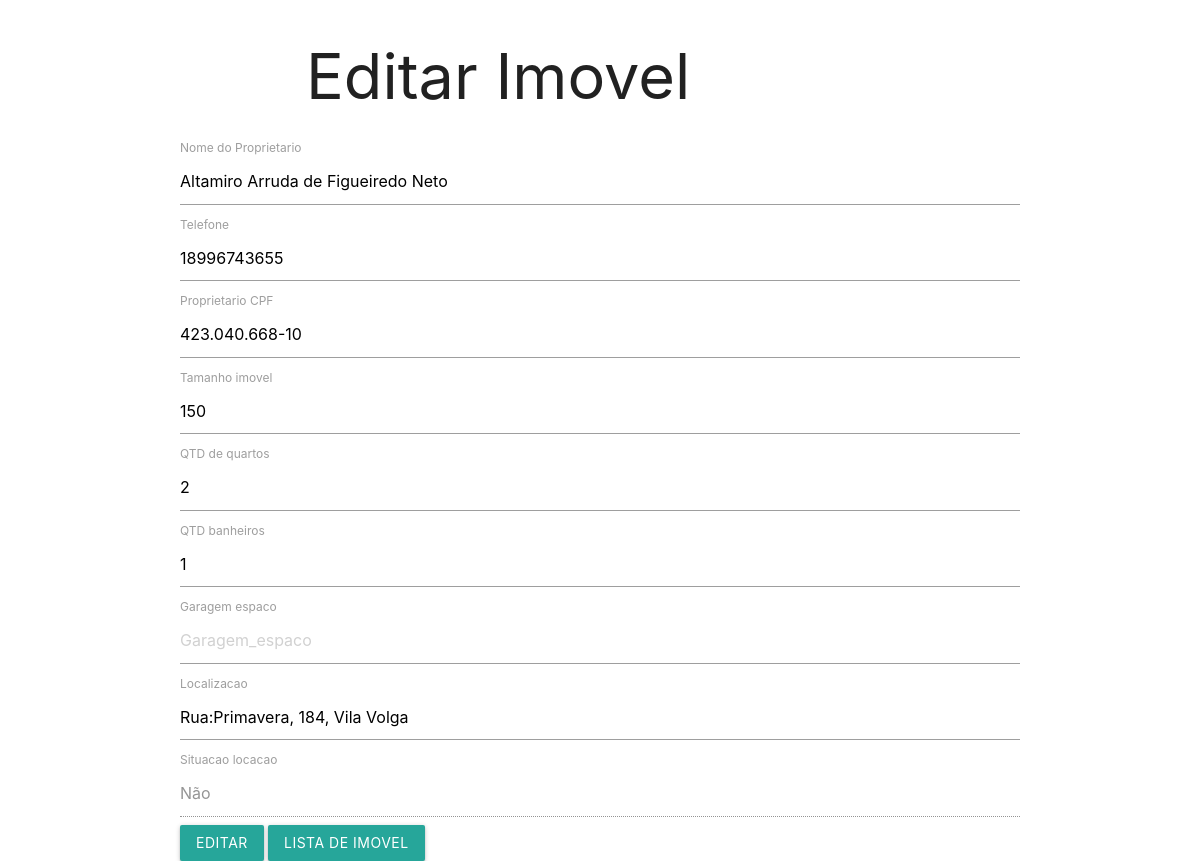
The app's page /imovel/frmEditarImovel.php?id=1 with its own data.
### tables this page shows
CREATE TABLE `imovel` (
  `Imovel_ID` int(10) NOT NULL,
  `Proprietario_Nome` varchar(150) NOT NULL,
  `Proprietario_Telefone` varchar(50) NOT NULL,
  `Proprietario_CPF` varchar(20) NOT NULL,
  `Tamanho_imovel` int(5) NOT NULL,
  `QTD_quartos` int(2) NOT NULL,
  `QTD_Banheiro` int(2) NOT NULL,
  `Garagem_espaço` int(2) NOT NULL,
  `Localizacao` varchar(250) NOT NULL,
  `Situacao_locacao` text NOT NULL
);

### imovel/frmEditarImovel.php (the view, shortened to what this page needs)
<?php
    $Imovel_ID = $_GET['id'];
    $pdo = Conexao::conectar();
    $pdo->setAttribute(PDO:: ATTR_ERRMODE, PDO::ERRMODE_EXCEPTION);
    $sql = "SELECT * FROM imovel WHERE Imovel_ID=?;";
    $query = $pdo->prepare($sql);
    $query->execute(array($Imovel_ID));
    $dados = $query->fetch(PDO::FETCH_ASSOC);
    $Proprietario_Nome = $dados['Proprietario_Nome'];
    $Proprietario_Telefone = $dados['Proprietario_Telefone'];
    $Proprietario_CPF= $dados['Proprietario_CPF'];
    $Tamanho_imovel= $dados['Tamanho_imovel'];
    $QTD_quartos= $dados['QTD_quartos'];
    $QTD_Banheiro= $dados['QTD_Banheiro'];
    $Garagem_espaco= $dados['Garagem_espaco'];
    $Localizacao= $dados['Localizacao'];
    $Situacao_locacao= $dados['Situacao_locacao'];
?>
<!DOCTYPE html>
<html lang="en">
<head>
    <link rel="stylesheet" href="https://cdnjs.cloudflare.com/ajax/libs/materialize/1.0.0/css/materialize.min.css">
</head>
<body class="container" bgcolor="white" >
    <div class="jumbotron jumbotron-fluid">
        <div class="container">
            <h1 class="display-4">Editar Imovel</h1>
        </div>
    </div>
    <form action="editarImovel.php" method="POST">
        <div class="form-row" >
            <div class="form-group col-md-6">
            <label for="inputEmail4">Nome do Proprietario</label>
            <input type="text" class="form-control" placeholder="Nome Proprietario" name="Proprietario_Nome" value="<?php echo $Proprietario_Nome;?>">
            </div>
            <div class="form-group col-md-6">
            <label for="inputPassword4">Telefone</label>
            <input type="text" class="form-control" placeholder="Telefone" name="telefone" value="<?php echo $Proprietario_Telefone;?>">
            </div>
        </div>
        <div class="form-group">
            <label for="inputAddress">Proprietario CPF </label>
            <input type="text" class="form-control" placeholder="CPF" name="CPF" value="<?php echo $Proprietario_CPF;?>">
        </div>
        <div class="form-group">
            <label for="inputAddress2">Tamanho imovel</label>
            <input type="text" class="form-control"  placeholder="Tamanho Imovel" name="Tamanho imovel" value="<?php echo $Tamanho_imovel;?>">
        </div>
        <div class="form-group col-md-6">
            <label for="inputEmail4">QTD de quartos</label>
            <input type="text" class="form-control" placeholder="QTD_quartos" name="QTD_quartos" value="<?php echo $QTD_quartos;?>">
            </div>
            <div class="form-group col-md-6">
            <label for="inputPassword4">QTD banheiros</label>
            <input type="text" class="form-control" placeholder="QTD_Banheiro" name="QTD_Banheiro" value="<?php echo $QTD_Banheiro;?>">
            </div>
        <div class="form-group">
            <label for="inputAddress">Garagem espaco</label>
            <input type="text" class="form-control" placeholder="Garagem_espaco" name="Garagem_espaco" value="<?php echo $Garagem_espaco;?>">
        </div>
        <div class="form-group">
            <label for="inputAddress2">Localizacao</label>
            <input type="text" class="form-control"  placeholder="Localizacao" name="Localizacao" value="<?php echo $Localizacao;?>">
        </div>
        <div class="form-group">
            <label for="inputAddress2">Situacao locacao</label>
            <input disabled type="text" class="form-control"  placeholder="Situacao_locacao" name="Situacao_locacao" value="<?php echo $Situacao_locacao;?>">
        </div>
        <button type="submit" class="btn btn-primary">Editar</button>
        <button type="button" id="btnVoltar" class="btn btn-primary" onclick="JavaScript:location.href='listarImovel.php'">  Lista de Imovel</button>
    </form>
</body>
</html>

### records on screen
imovel: Proprietario_Nome "Altamiro Arruda de Figueiredo Neto", telefone "18996743655", CPF "423.040.668-10", Tamanho_imovel "150", QTD_quartos "2", QTD_Banheiro "1", Localizacao "Rua:Primavera, 184, Vila Volga", Situacao_locacao "Não"
